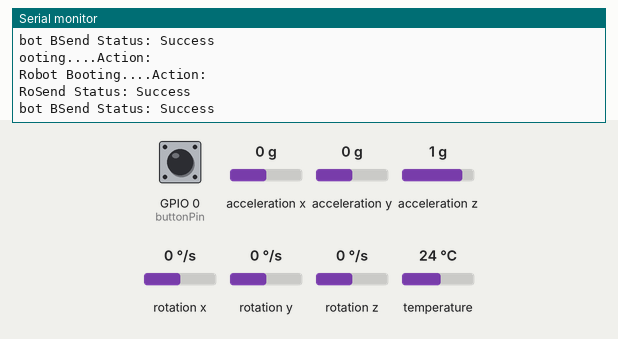
A sketch run on a simulated ESP8266 (NodeMCU). Shown: the last lines printed to the serial monitor. The inputs (shaded band) are chosen by the test bench; at power-on: GPIO 0 (buttonPin) HIGH, acceleration x 0 g, acceleration y 0 g, acceleration z 1 g, rotation x 0 °/s, rotation y 0 °/s, rotation z 0 °/s, temperature 24 °C. WiFi joins after 1.5 s; servers stay silent unless stated.

Above: at 1.2 s.
1.3 s: GPIO 0 (buttonPin) pulled LOW for 0.15 s
At 2.1 s:
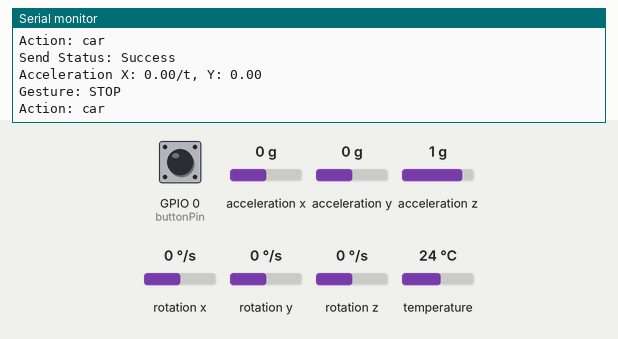
2.9 s: acceleration x set to -1.4 g
At 3.6 s:
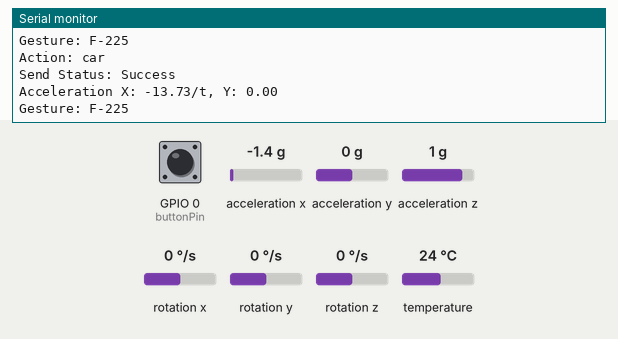

The sketch:

glove_code_sender.ino
```cpp
const char *WIFI_SSID = "Galaxy M31";
const char *WIFI_PASS = "12345678";
#define WIFI_CHANNEL 1

#include <ESP8266WiFi.h>
#include <espnow.h>
#include <Wire.h>
#include <Adafruit_MPU6050.h>
#include <Adafruit_Sensor.h>
//arm & car switching button
const int buttonPin = 0;
int lastButtonState = HIGH;
int buttonCount = -1;

//for arm
const int armBtnPin = 2;
int lastarmBtnState = HIGH;
int armBtnCount = 0;

Adafruit_MPU6050 mpu;
typedef struct struct_message {
  char carmove[20];
  char action[20];
  char armmove[20];
} struct_message;

struct_message gestureData;

// Replace with receiver ESP32 MAC Address
uint8_t receiverMac[] = { 0xF4, 0x65, 0x0B, 0x4A, 0x7C, 0x34 };  // example
void onSent(uint8_t *mac, uint8_t sendStatus) {
  Serial.print("Send Status: ");
  Serial.println(sendStatus == 0 ? "Success" : "Fail");
}

void setup() {
  Serial.begin(115200);
  // switching button
  pinMode(buttonPin, INPUT_PULLUP);

  pinMode(armBtnPin, INPUT_PULLUP);

  WiFi.mode(WIFI_STA);
  WiFi.begin(WIFI_SSID, WIFI_PASS, WIFI_CHANNEL);
  WiFi.disconnect();

  if (!mpu.begin()) {
    Serial.println("MPU6050 not connected!");
    while (1)
      ;
  }
  Serial.println("MPU6050 ready!");

  if (esp_now_init() != 0) {
    Serial.println("ESP-NOW init failed!");
    return;
  }

  mpu.setAccelerometerRange(MPU6050_RANGE_8_G);
  Serial.print("Accelerometer range set to: 8G");
  mpu.setFilterBandwidth(MPU6050_BAND_21_HZ);
  Serial.print("Filter bandwidth set to: 21Hz");

  esp_now_set_self_role(ESP_NOW_ROLE_CONTROLLER);
  esp_now_add_peer(receiverMac, ESP_NOW_ROLE_SLAVE, WIFI_CHANNEL, NULL, 0);
  esp_now_register_send_cb(onSent);

}

void loop() {
  int currentState = digitalRead(buttonPin);
  if (lastButtonState == HIGH && currentState == LOW) {
    buttonCount++;
    Serial.print("Button pressed: ");
    Serial.println(buttonCount);
    delay(200);  // debounce delay
  }

  lastButtonState = currentState;
  if (buttonCount == -1) {
    Serial.print("Robot Booting....");
  } else if (buttonCount % 2 == 0) {
    strcpy(gestureData.action, "car");

    sensors_event_t a, g, temp;
    mpu.getEvent(&a, &g, &temp);

    Serial.print("Acceleration X: ");
    Serial.print(a.acceleration.x);
    Serial.print("/t, Y: ");
    Serial.println(a.acceleration.y);
    if (a.acceleration.y > 9) strcpy(gestureData.carmove, "L-125");
    else if (a.acceleration.y < -9) strcpy(gestureData.carmove, "R-125");
    else if (a.acceleration.x > 9) strcpy(gestureData.carmove, "B-225");
    else if (a.acceleration.x < -9) strcpy(gestureData.carmove, "F-225");
    else if (a.acceleration.y > 8) strcpy(gestureData.carmove, "L-125");
    else if (a.acceleration.y < -8) strcpy(gestureData.carmove, "R-125");
    else if (a.acceleration.x > 8) strcpy(gestureData.carmove, "B-150");
    else if (a.acceleration.x < -8) strcpy(gestureData.carmove, "F-150");
    else if (a.acceleration.y > 7) strcpy(gestureData.carmove, "L-100");
    else if (a.acceleration.y < -7) strcpy(gestureData.carmove, "R-100");
    else if (a.acceleration.x > 7) strcpy(gestureData.carmove, "B-100");
    else if (a.acceleration.x < -7) strcpy(gestureData.carmove, "F-100");
    else if (a.acceleration.y > 5) strcpy(gestureData.carmove, "L-100");
    else if (a.acceleration.y < -5) strcpy(gestureData.carmove, "R-100");
    else if (a.acceleration.x > 5) strcpy(gestureData.carmove, "B-80");
    else if (a.acceleration.x < -5) strcpy(gestureData.carmove, "F-80");
    else strcpy(gestureData.carmove, "STOP");

    Serial.print("Gesture: ");
    Serial.println(gestureData.carmove);
  } else {

    int armcurrentState = digitalRead(armBtnPin);
    if (lastarmBtnState == HIGH && armcurrentState == LOW) {
      armBtnCount++;
      Serial.print("Arm Button pressed: ");
      Serial.println(armBtnCount);
      delay(200);  // debounce delay
    }

    lastarmBtnState = armcurrentState;
    strcpy(gestureData.action, "arm");

    sensors_event_t a, g, temp;
    mpu.getEvent(&a, &g, &temp);

    Serial.print("Acceleration X: ");
    Serial.print(a.acceleration.x);
    Serial.print("/t, Y: ");
    Serial.println(a.acceleration.y);
    if (armBtnCount % 2 == 0) {

      if (a.acceleration.y > 5) strcpy(gestureData.armmove, "LEFT");
      else if (a.acceleration.y < -5) strcpy(gestureData.armmove, "RIGHT");
      else if (a.acceleration.x > 5) strcpy(gestureData.armmove, "BACKWARD-S");
      else if (a.acceleration.x < -5) strcpy(gestureData.armmove, "FORWARD-S");
      else strcpy(gestureData.armmove, "STOP");
    } else {
      if (a.acceleration.y > 5) strcpy(gestureData.armmove, "OPEN");
      else if (a.acceleration.y < -5) strcpy(gestureData.armmove, "CLOSE");
      else if (a.acceleration.x > 5) strcpy(gestureData.armmove, "BACKWARD-E");
      else if (a.acceleration.x < -5) strcpy(gestureData.armmove, "FORWARD-E");
      else strcpy(gestureData.armmove, "STOP");
    }

    Serial.print("Gesture: ");
    Serial.println(gestureData.armmove);
  }

  esp_now_send(receiverMac, (uint8_t *)&gestureData, sizeof(gestureData));

  Serial.print("Action: ");
  Serial.println(gestureData.action);
}
```

Measured:
- after the input at 1.3 s, the serial monitor: prints a new line at once (image 1)
- after the input at 2.9 s, the serial monitor: prints a new line at once (image 2)
